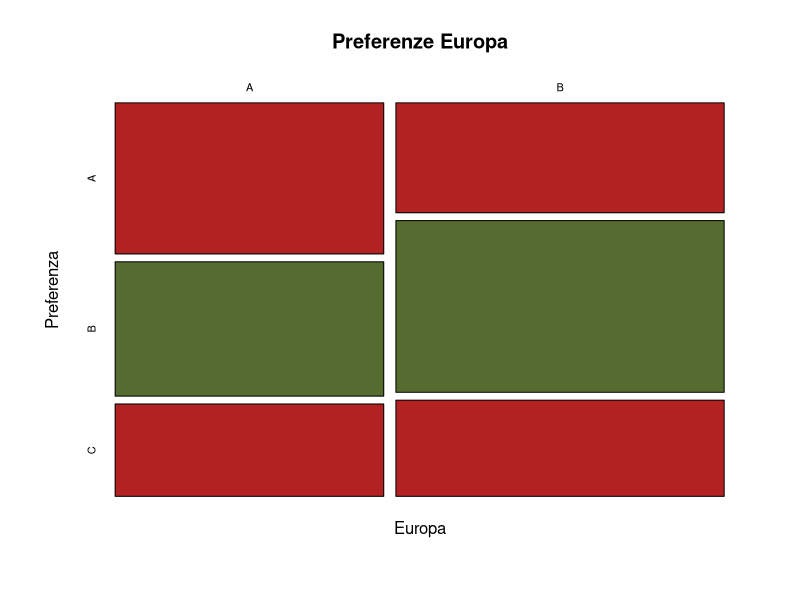

Write R code to recreate this figure.
## ---- chunk 1
knitr::opts_chunk$set(echo = TRUE)
## ---- chunk 2
        theta <- 0 
        theta_hat <- 0
        standard_error <- 0
        z_generic_ip_case_calculator <- function(theta, theta_hat, standard_error){
            return ((theta_hat - theta)/ standard_error)
        }
## ---- chunk 3
        nx <- 0
        ny <- 0
        mean_x <- 0
        mean_y <- 0 
        elemx <- 0 # Può essere o la varianza di x, se nota, oppure l'sdx
        elemy <- 0 # Può essere o la varianza di y, se nota, oppure l'sdy
        m <- 0 # Se non hai la varianza metti 1 se invece c'è l'hai metti 0 

        z_diff_ip_calculator <- function(nx, ny, mean_x, mean_y, elemx, elemy, m){
            if( m==0){
                x <- sqrt(((elemx)/nx)+((elemy)/ny))    
            }else{
                x <- sqrt(((elemx^2)/nx)+((elemy^2)/ny))
            }
            return ((mean_x- mean_y)/ x)
        }
## ---- chunk 4
        n <- 0
        mu <- 0 
        mean <- 0
        elem <- 0
        z_mean_var_ip_calculator <- function(n, mu, var, mean){
            x <- sqrt(n) * (mean - mu)
            return (x / var)
        }
## ---- chunk 5
        mean_x <- 0 
        mean_y <- 0
        sd1 <- 0
        sd2 <- 0
        n1 <- 0
        n2 <- 0
        
        t_diff_mean_no_var_ip_calculator <- function(mean_x, mean_y, sd1, sd2, n1, n2){
            x1 <- mean_x - mean_y
            x2 <- sqrt(((sd1^2) / n1) + ((sd2^2) / n2))

            return (x1 / x2)
        }

## ---- chunk 6
        mean_x <- 0 
        mean_y <- 0
        sd1 <- 0
        sd2 <- 0
        n1 <- 0
        n2 <- 0
        t_satterthwaite_ip_calculator <- function(n1, n2, sd1, sd2) {

            v1 <- (((sd1^2) / n1) + ((sd2^2) / n2))^2
            v2 <-  ((sd1^4) / ((n1^2)*(n1-1))) + ((sd2^4)/ ((n2^2)*(n2-1)))
            return (v1 / v2)
        }
## ---- chunk 7
    # create matrix with 4 columns and 4 rows
    data= matrix(c(1:16), ncol=4, byrow=TRUE)

    # specify the column names and row names of matrix
    colnames(data) = c('col1','col2','col3','col4')
    rownames(data) <- c('row1','row2','row3','row4')

    # assign to table
    final=as.table(data)

    # display
    final
## ---- chunk 8
tab_oss <- as.table(matrix(c(18, 16, 16, 25, 11, 14), nrow = 2))
names(dimnames(tab_oss)) <- c('Europa', 'Preferenza')
# display
plot(tab_oss, col = c("firebrick", "darkolivegreen"), 
main = "Preferenze Europa", xlab = 'Europa', ylab = 'Preferenza' )

summary(tab_oss)
## ---- chunk 9
    margin.europa <- margin.table(tab_oss, 1)
    margin.europa
## ---- chunk 10
    margin.preferenza <- margin.table(tab_oss, 2)
    margin.preferenza
## ---- chunk 11
        tab_att <- outer(margin.europa, margin.preferenza) / sum(tab_oss)
        tab_att <- as.table(tab_att)
        tab_att
## ---- chunk 12
        chi2 <- sum((tab_oss - tab_att)^2/tab_att)
        chi2
## ---- chunk 13
        # Bassa precisione
        1- pchisq(chi2, df=2)

        # Alta precisione
        pchisq(chi2, df = 2, lower.tail = FALSE)
        
## ---- chunk 14
        # rows_name <- c('')
    # cols_name <- c('')
    # data <- c()
    # titles <- c('','')
    create_analyze_tabel <- function(rows_name,cols_name, cols_num, rows_num, titles, data ) {
        table_oss <- as.table(matrix(data, nrow=rows_num))
        colnames(table_oss) = cols_name
        rownames(table_oss) <- rows_name
        names(dimnames(table_oss))<- titles
        table_oss

        #Sommario
        summary(table_oss)

        # marginale per x
        table_x <- margin.table(table_oss, 1)
        table_x

        # marginale per y 
        table_y <- margin.table(table_oss, 2)
        table_y

        # tabella di contingenza 
        
        table_att <- outer(table_x, table_y)/ sum(table_oss)
        table_att <- as.table(table_att)
        table_att

        # Chi-quadro 
        chi2 <- sum((table_oss - table_att)^2/table_att)
        chi2

        return (table_oss)
    }

